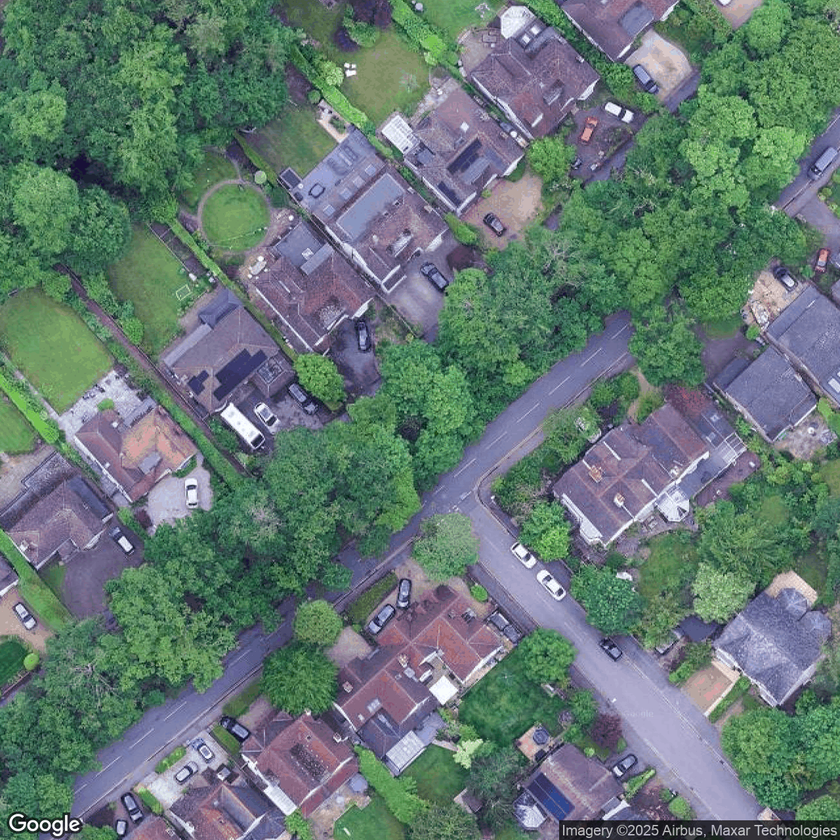
#> input picture backend/src/components/drone_image_matcher/offset_test_downloads/satellite_3.png, 840 x 840 px, shrunk from 1280 x 1280 before the run, given in place of image.jpg, which was not available
$ python contour_extractor.py
#> lines starting #> are read from the running program, lines starting #| are printed output that depends on the picture; after the words box and inside, x2 and y2 are one past the last pixel; in counts of white or black regions, pixels touching at a corner belong together; pictures that were not available may be replaced by others from this repository, and a replacement may not be noted
#!/usr/bin/env python3
"""
Contour Extractor Component - Extracts contours from drone and satellite images
for subsequent alignment and matching by the Rotation Normalization Agent.
"""

import cv2
import numpy as np
import json
import matplotlib.pyplot as plt
import os
from typing import Dict, List, Tuple, Any, Optional

class ContourExtractor:
    """
    Extracts contours from drone and satellite images for use in image matching.
    """

    def __init__(self,
                 canny_threshold1: int = 100,
                 canny_threshold2: int = 200,
                 min_contour_length: int = 150,
                 gaussian_blur_kernel: Tuple[int, int] = (5, 5)):
        """
        Initialize the ContourExtractor with parameters for edge detection and filtering.

        Args:
            canny_threshold1: Lower threshold for Canny edge detector
            canny_threshold2: Upper threshold for Canny edge detector
            min_contour_length: Minimum length (in pixels) for a contour to be considered valid
            gaussian_blur_kernel: Kernel size for Gaussian blur preprocessing
        """
        self.canny_threshold1 = canny_threshold1
        self.canny_threshold2 = canny_threshold2
        self.min_contour_length = min_contour_length
        self.gaussian_blur_kernel = gaussian_blur_kernel

    def preprocess_image(self, image_path: str) -> np.ndarray:
        """
        Preprocess an image for contour extraction.

        Args:
            image_path: Path to the image file

        Returns:
            Preprocessed image as numpy array
        """
#> called with image_path = 'path/to/drone/image.jpg'
        # Load image
        image = cv2.imread(image_path)
#> image is the input picture: shape (840, 840, 3); mean B, G, R 115.5, 120.1, 100.7
        if image is None:
            raise FileNotFoundError(f"Could not load image from {image_path}")

        # Convert to grayscale
        gray = cv2.cvtColor(image, cv2.COLOR_BGR2GRAY)
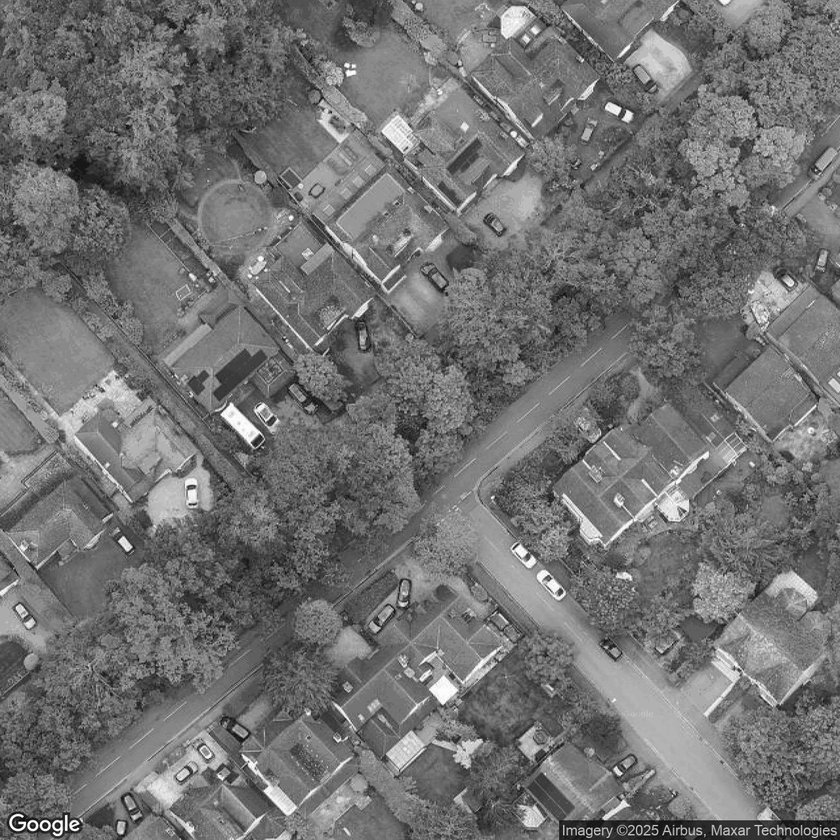
#> gray: shape (840, 840); min 0, max 255, mean 113.8

        # Apply Gaussian blur to reduce noise
        blurred = cv2.GaussianBlur(gray, self.gaussian_blur_kernel, 0)

        # Apply Canny edge detection
        edges = cv2.Canny(blurred,
                          self.canny_threshold1,
                          self.canny_threshold2)
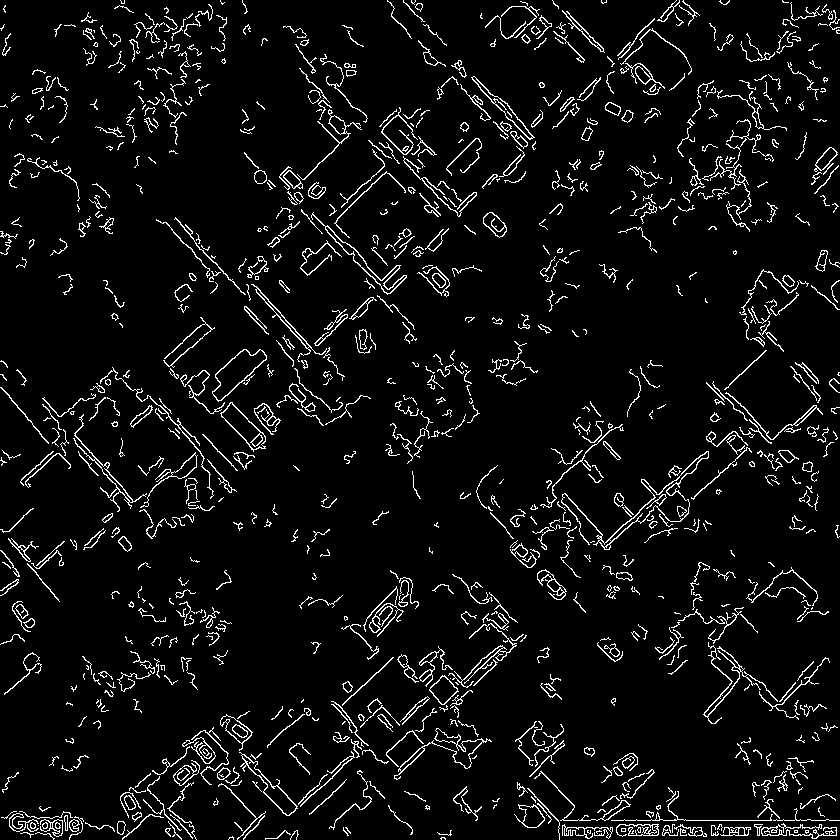
#> edges: shape (840, 840); 5.9% white in thin lines or dots

        return edges

    def extract_contours(self, preprocessed_image: np.ndarray) -> List[np.ndarray]:
        """
        Extract contours from a preprocessed image.

        Args:
            preprocessed_image: Image that has been processed with edge detection

        Returns:
            List of contours as numpy arrays
        """
        # Find contours in the edge image
        contours, _ = cv2.findContours(
            preprocessed_image,
            cv2.RETR_EXTERNAL,
            cv2.CHAIN_APPROX_SIMPLE
        )
#> contours = 913 contours, 682 with area under 20; largest, box (x1, y1, x2, y2) and area: (561, 451, 709, 550) 1658, (212, 349, 267, 402) 1248, (220, 402, 266, 452) 878, (239, 752, 298, 816) 711, (311, 212, 407, 295) 688

        # Filter contours by length
        filtered_contours = []
        for contour in contours:
            if len(contour) >= self.min_contour_length:
                filtered_contours.append(contour)
#> this loop made 913 passes
#> contour on passes 6, 14, 22: [[794, 830], [794, 832], [797, 832], [797, 830]], [[621, 828], [621, 831], [625, 831], [625, 828]], [[38, 825]]
#> after the loop, filtered_contours = 11 contours; largest, box (x1, y1, x2, y2) and area: (561, 451, 709, 550) 1658, (394, 728, 492, 780) 390, (73, 414, 147, 512) 328, (703, 642, 778, 724) 198, (448, 623, 517, 688) 186

        return filtered_contours

    def visualize_contours(self,
                          image_path: str,
                          contours: List[np.ndarray],
                          output_path: Optional[str] = None) -> None:
        """
        Visualize contours on the original image.

        Args:
            image_path: Path to the original image
            contours: List of contours to visualize
            output_path: Path to save the visualization (if None, displays instead)
        """
        # Load the original image
        image = cv2.imread(image_path)
        if image is None:
            raise FileNotFoundError(f"Could not load image from {image_path}")

        # Create a copy for visualization
        vis_image = image.copy()

        # Draw contours on the image
        cv2.drawContours(vis_image, contours, -1, (0, 255, 0), 2)

        # Convert from BGR to RGB for matplotlib
        vis_image_rgb = cv2.cvtColor(vis_image, cv2.COLOR_BGR2RGB)

        # Display or save
        plt.figure(figsize=(10, 8))
        plt.imshow(vis_image_rgb)
        plt.title(f"Contours from {os.path.basename(image_path)}")
        plt.axis('off')

        if output_path:
            plt.savefig(output_path, bbox_inches='tight')
            plt.close()
        else:
            plt.show()

    def format_contours_for_output(self,
                                  contours: List[np.ndarray]) -> List[Dict[str, Any]]:
        """
        Format contours for JSON output.

        Args:
            contours: List of contours as numpy arrays

        Returns:
            List of contours in the expected JSON format
        """
        formatted_contours = []

        for contour in contours:
            # Convert to a list of [x, y] points
            points = contour.reshape(-1, 2).tolist()

            # Calculate contour length
            length = cv2.arcLength(contour, closed=True)

            formatted_contours.append({
                "points": points,
                "length": float(length)
            })

        return formatted_contours

    def process_drone_image(self, image_path: str) -> List[Dict[str, Any]]:
        """
        Process a drone image to extract contours.

        Args:
            image_path: Path to the drone image

        Returns:
            Formatted contours from the drone image
        """
        # Preprocess the image
        preprocessed = self.preprocess_image(image_path)

        # Extract contours
        contours = self.extract_contours(preprocessed)
#> contours has the same summary as filtered_contours in extract_contours

        # Format for output
        return self.format_contours_for_output(contours)
#> the loop in format_contours_for_output, `for contour in contours:` made 11 passes
#> length on passes 1 to 11: 526.6, 545.1, 724.5, 595, 741.5, 510.6, 587, 321.4, 409, 303.6, 299.3
#> after the loop in format_contours_for_output, `for contour in contours:`: formatted_contours = 11 items

    def process_satellite_image(self,
                               image_info: Dict[str, Any]) -> Dict[str, Any]:
        """
        Process a satellite image to extract contours.

        Args:
            image_info: Dictionary with satellite image path and metadata

        Returns:
            Dictionary with area ID, bounds, and formatted contours
        """
        # Extract info from the input
        area_id = image_info["area_id"]
        image_path = image_info["image_path"]
        bounds = image_info["bounds"]

        # Preprocess the image
        preprocessed = self.preprocess_image(image_path)

        # Extract contours
        contours = self.extract_contours(preprocessed)

        # Format for output
        return {
            "area_id": area_id,
            "contours": self.format_contours_for_output(contours),
            "bounds": bounds
        }

    def process_input(self, input_data: Dict[str, Any]) -> Dict[str, Any]:
        """
        Process the input JSON data to extract contours from all images.

        Args:
            input_data: Input data in the expected JSON format

        Returns:
            Output data with extracted contours
        """
        # Extract drone image contours
        drone_contours = self.process_drone_image(input_data["drone_image_path"])
#> drone_contours = 11 items

        # Extract satellite image contours
        satellite_contours = []
        for sat_image in input_data["satellite_images"]:
            satellite_contours.append(self.process_satellite_image(sat_image))
#> call 2 of preprocess_image, with image_path = 'path/to/satellite/image.jpg'
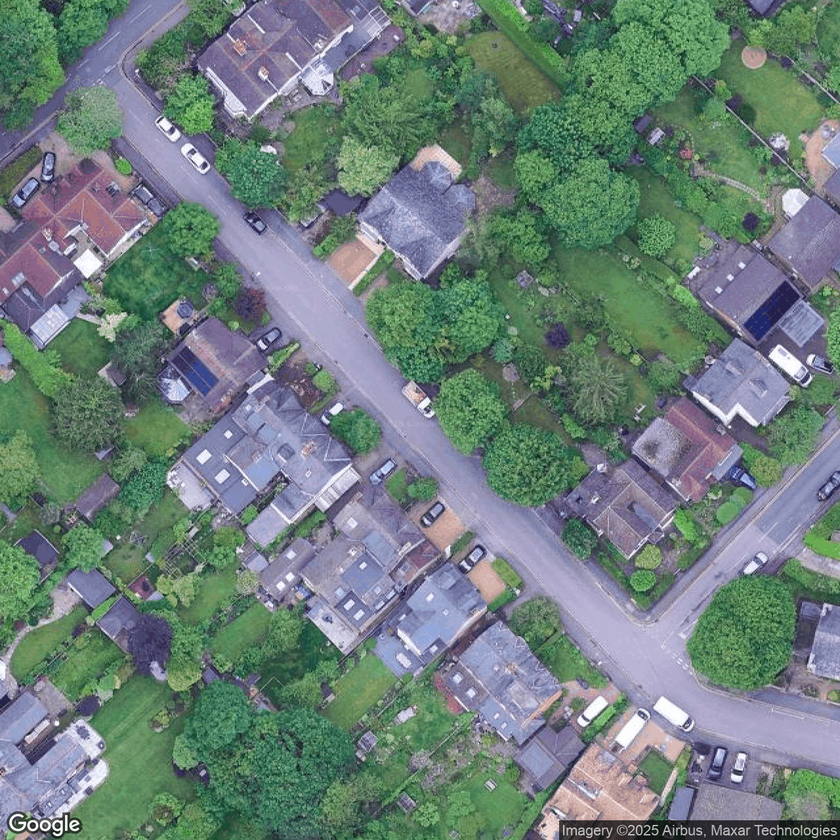
#> input picture backend/src/components/drone_image_matcher/offset_test_downloads/satellite_4.png, 840 x 840 px, shrunk from 1280 x 1280 before the run, given in place of image.jpg, which was not available
#> in preprocess_image, image is the input picture: shape (840, 840, 3); mean B, G, R 123.2, 127.4, 109.2
#> in preprocess_image (call 2), `gray = cv2.cvtColor(image, cv2.COLOR_BGR2GRAY)`:
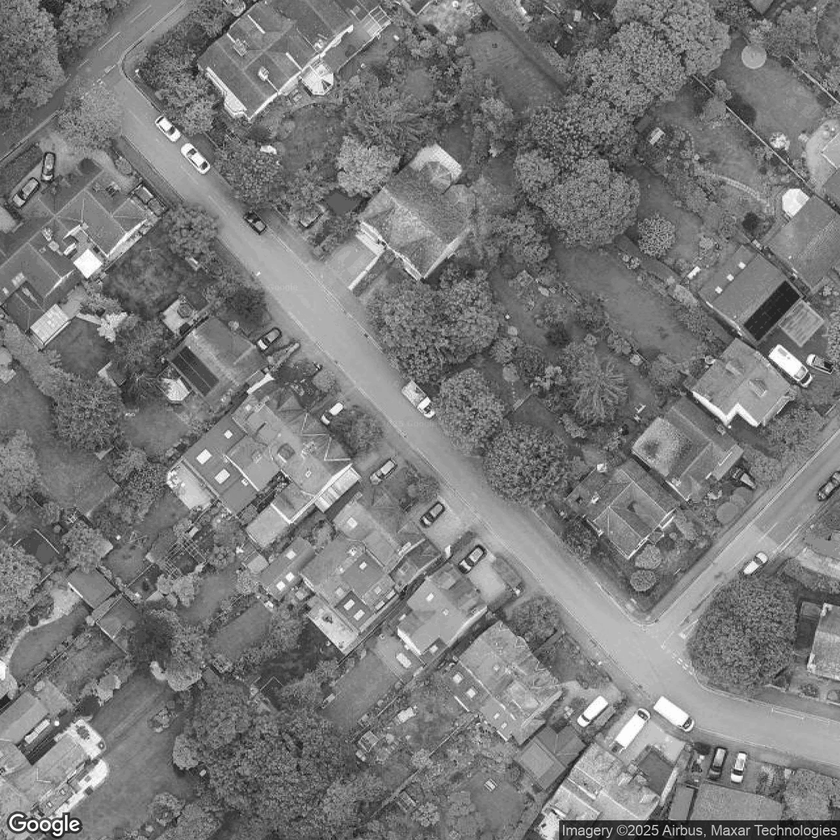
#> gray: shape (840, 840); min 0, max 255, mean 121.5
#> in preprocess_image (call 2), `edges = cv2.Canny(blurred, self.canny_threshold1, self.canny_threshold2)`:
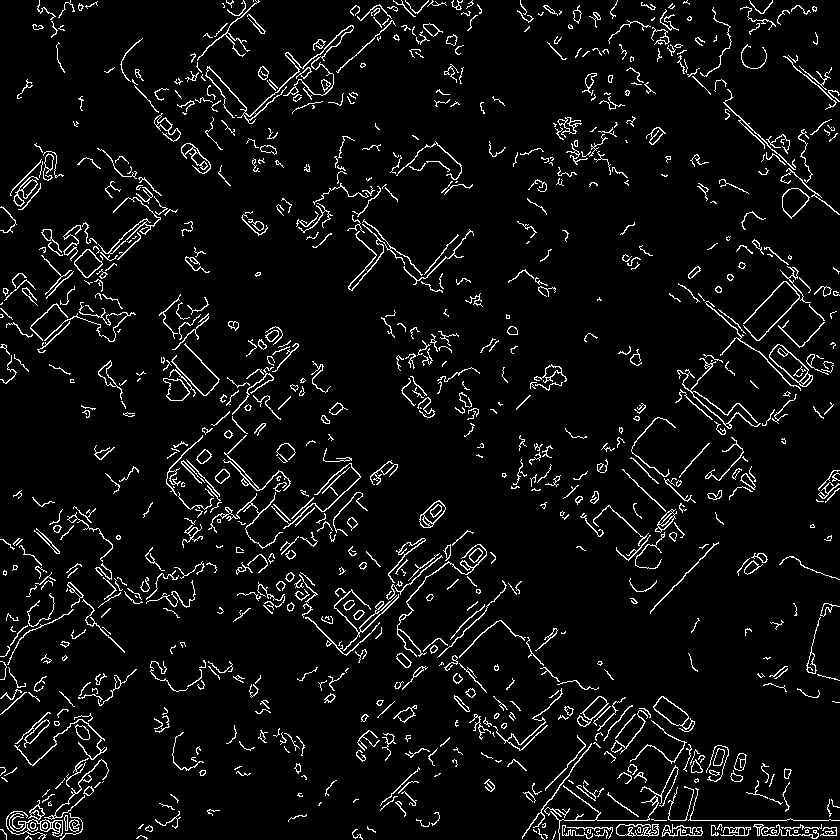
#> edges: shape (840, 840); 5.7% white in thin lines or dots
#> in extract_contours (call 2), `contours, _ = cv2.findContours( preprocessed_image, cv2.RETR_EXTERNAL,..`: contours = 902 contours, 673 with area under 20; largest, box (x1, y1, x2, y2) and area: (769, 344, 813, 387) 820, (653, 696, 695, 732) 551, (782, 188, 810, 219) 524, (74, 249, 103, 278) 456, (419, 500, 446, 528) 397
#> the loop in extract_contours (call 2), `for contour in contours:` made 902 passes
#> after the loop in extract_contours (call 2), `for contour in contours:`: filtered_contours = 9 contours; largest, box (x1, y1, x2, y2) and area: (205, 25, 354, 124) 356, (397, 544, 487, 657) 198, (677, 358, 761, 429) 196, (348, 219, 423, 291) 143, (208, 492, 283, 549) 130
#> in process_satellite_image, `contours = self.extract_contours(preprocessed)`: contours has the same summary as filtered_contours in extract_contours
#> the loop in format_contours_for_output (call 2), `for contour in contours:` made 9 passes
#> length on passes 1 to 9: 724.5, 381.9, 407.1, 596.1, 501.2, 626.1, 504.9, 627.7, 1189.7

        # Format the complete output
        output = {
            "image_id": input_data["image_id"],
            "drone_contours": drone_contours,
            "satellite_contours": satellite_contours
        }

        return output

# Example usage
if __name__ == "__main__":
    # This is just an example - you'll need to replace with actual paths and data
    extractor = ContourExtractor()

    # Example input data
    input_data = {
        "image_id": "test_image_001",
        "drone_image_path": "path/to/drone/image.jpg",
        "satellite_images": [
            {
                "area_id": "area_001",
                "image_path": "path/to/satellite/image.jpg",
                "bounds": [0, 0, 1000, 1000]
            }
        ]
    }

    # Process the input
    try:
        output = extractor.process_input(input_data)
#> output = 3 items
        print(f"Extracted {len(output['drone_contours'])} contours from drone image")
#| Extracted 11 contours from drone image
        for sat_contours in output["satellite_contours"]:
            print(f"Extracted {len(sat_contours['contours'])} contours from satellite image {sat_contours['area_id']}")
#> this loop made 1 pass
#| Extracted 9 contours from satellite image area_001
    except Exception as e:
        print(f"Error processing images: {e}")
